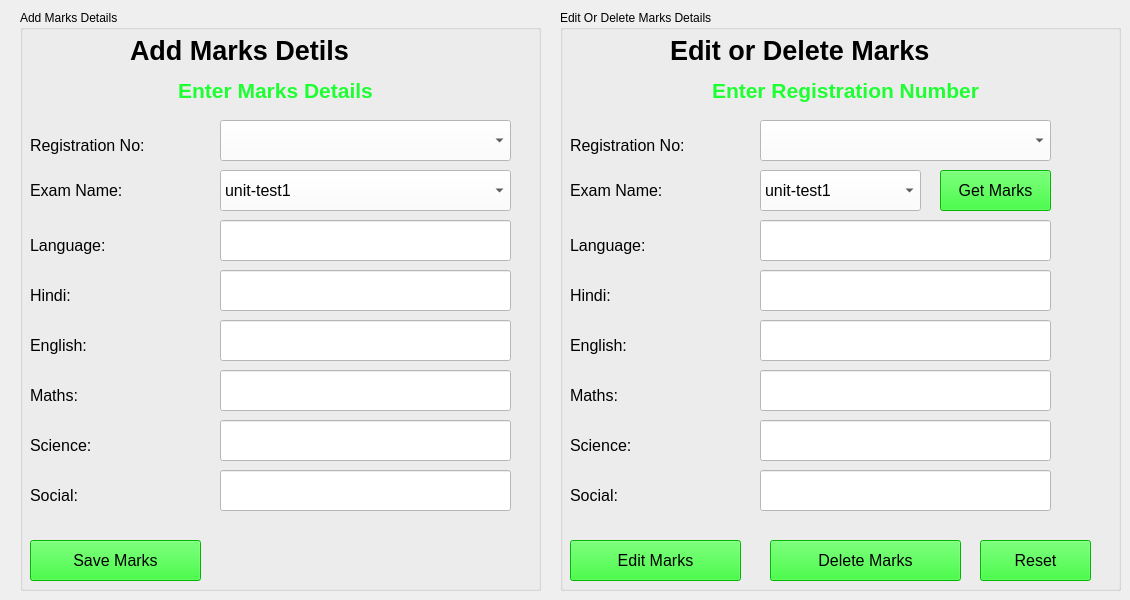
    <widget class="QWidget" name="tab_4">
     <attribute name="title">
      <string>Add Marks</string>
     </attribute>
     <widget class="QGroupBox" name="groupBox">
      <property name="geometry">
       <rect>
        <x>20</x>
        <y>10</y>
        <width>521</width>
        <height>581</height>
       </rect>
      </property>
      <property name="title">
       <string>Add Marks Details</string>
      </property>
      <widget class="QLabel" name="label_31">
       <property name="geometry">
        <rect>
         <x>110</x>
         <y>20</y>
         <width>321</width>
         <height>41</height>
        </rect>
       </property>
       <property name="text">
        <string>&lt;html&gt;&lt;head/&gt;&lt;body&gt;&lt;p&gt;&lt;span style=&quot; font-size:20pt; font-weight:600;&quot;&gt;Add Marks Detils&lt;/span&gt;&lt;/p&gt;&lt;/body&gt;&lt;/html&gt;</string>
       </property>
      </widget>
      <widget class="QLabel" name="l41">
       <property name="geometry">
        <rect>
         <x>60</x>
         <y>60</y>
         <width>391</width>
         <height>41</height>
        </rect>
       </property>
       <property name="font">
        <font>
         <pointsize>18</pointsize>
        </font>
       </property>
       <property name="styleSheet">
        <string notr="true">
color: rgb(30, 255, 49);</string>
       </property>
       <property name="text">
        <string>&lt;html&gt;&lt;head/&gt;&lt;body&gt;&lt;p align=&quot;center&quot;&gt;&lt;span style=&quot; font-size:16pt; font-weight:600;&quot;&gt;Enter Marks Details&lt;/span&gt;&lt;/p&gt;&lt;/body&gt;&lt;/html&gt;</string>
       </property>
      </widget>
      <widget class="QComboBox" name="txt41">
       <property name="geometry">
        <rect>
         <x>200</x>
         <y>110</y>
         <width>291</width>
         <height>41</height>
        </rect>
       </property>
       <property name="font">
        <font>
         <pointsize>12</pointsize>
        </font>
       </property>
       <property name="styleSheet">
        <string notr="true">background-color: rgb(255, 255, 255);</string>
       </property>
      </widget>
      <widget class="QLabel" name="label_33">
       <property name="geometry">
        <rect>
         <x>10</x>
         <y>120</y>
         <width>181</width>
         <height>31</height>
        </rect>
       </property>
       <property name="text">
        <string>&lt;html&gt;&lt;head/&gt;&lt;body&gt;&lt;p&gt;&lt;span style=&quot; font-size:12pt;&quot;&gt;Registration No:&lt;/span&gt;&lt;/p&gt;&lt;/body&gt;&lt;/html&gt;</string>
       </property>
      </widget>
      <widget class="QLabel" name="label_34">
       <property name="geometry">
        <rect>
         <x>10</x>
         <y>170</y>
         <width>111</width>
         <height>21</height>
        </rect>
       </property>
       <property name="text">
        <string>&lt;html&gt;&lt;head/&gt;&lt;body&gt;&lt;p&gt;&lt;span style=&quot; font-size:12pt;&quot;&gt;Exam Name:&lt;/span&gt;&lt;/p&gt;&lt;/body&gt;&lt;/html&gt;</string>
       </property>
      </widget>
      <widget class="QLabel" name="label_35">
       <property name="geometry">
        <rect>
         <x>10</x>
         <y>220</y>
         <width>111</width>
         <height>31</height>
        </rect>
       </property>
       <property name="text">
        <string>&lt;html&gt;&lt;head/&gt;&lt;body&gt;&lt;p&gt;&lt;span style=&quot; font-size:12pt;&quot;&gt;Language:&lt;/span&gt;&lt;/p&gt;&lt;/body&gt;&lt;/html&gt;</string>
       </property>
      </widget>
      <widget class="QLineEdit" name="txt43">
       <property name="geometry">
        <rect>
         <x>200</x>
         <y>210</y>
         <width>291</width>
         <height>41</height>
        </rect>
       </property>
       <property name="font">
        <font>
         <pointsize>12</pointsize>
        </font>
       </property>
       <property name="styleSheet">
        <string notr="true">background-color: rgb(255, 255, 255);</string>
       </property>
       <property name="echoMode">
        <enum>QLineEdit::Normal</enum>
       </property>
      </widget>
      <widget class="QLabel" name="label_36">
       <property name="geometry">
        <rect>
         <x>10</x>
         <y>270</y>
         <width>111</width>
         <height>31</height>
        </rect>
       </property>
       <property name="text">
        <string>&lt;html&gt;&lt;head/&gt;&lt;body&gt;&lt;p&gt;&lt;span style=&quot; font-size:12pt;&quot;&gt;Hindi:&lt;/span&gt;&lt;/p&gt;&lt;/body&gt;&lt;/html&gt;</string>
       </property>
      </widget>
      <widget class="QLineEdit" name="txt44">
       <property name="geometry">
        <rect>
         <x>200</x>
         <y>260</y>
         <width>291</width>
         <height>41</height>
        </rect>
       </property>
       <property name="font">
        <font>
         <pointsize>12</pointsize>
        </font>
       </property>
       <property name="styleSheet">
        <string notr="true">background-color: rgb(255, 255, 255);</string>
       </property>
       <property name="echoMode">
        <enum>QLineEdit::Normal</enum>
       </property>
      </widget>
      <widget class="QLabel" name="label_37">
       <property name="geometry">
        <rect>
         <x>10</x>
         <y>320</y>
         <width>111</width>
         <height>31</height>
        </rect>
       </property>
       <property name="text">
        <string>&lt;html&gt;&lt;head/&gt;&lt;body&gt;&lt;p&gt;&lt;span style=&quot; font-size:12pt;&quot;&gt;English:&lt;/span&gt;&lt;/p&gt;&lt;/body&gt;&lt;/html&gt;</string>
       </property>
      </widget>
      <widget class="QLineEdit" name="txt45">
       <property name="geometry">
        <rect>
         <x>200</x>
         <y>310</y>
         <width>291</width>
         <height>41</height>
        </rect>
       </property>
       <property name="font">
        <font>
         <pointsize>12</pointsize>
        </font>
       </property>
       <property name="styleSheet">
        <string notr="true">background-color: rgb(255, 255, 255);</string>
       </property>
       <property name="echoMode">
        <enum>QLineEdit::Normal</enum>
       </property>
      </widget>
      <widget class="QLabel" name="label_38">
       <property name="geometry">
        <rect>
         <x>10</x>
         <y>370</y>
         <width>111</width>
         <height>31</height>
        </rect>
       </property>
       <property name="text">
        <string>&lt;html&gt;&lt;head/&gt;&lt;body&gt;&lt;p&gt;&lt;span style=&quot; font-size:12pt;&quot;&gt;Maths:&lt;/span&gt;&lt;/p&gt;&lt;/body&gt;&lt;/html&gt;</string>
       </property>
      </widget>
      <widget class="QLineEdit" name="txt46">
       <property name="geometry">
        <rect>
         <x>200</x>
         <y>360</y>
         <width>291</width>
         <height>41</height>
        </rect>
       </property>
       <property name="font">
        <font>
         <pointsize>12</pointsize>
        </font>
       </property>
       <property name="styleSheet">
        <string notr="true">background-color: rgb(255, 255, 255);</string>
       </property>
       <property name="echoMode">
        <enum>QLineEdit::Normal</enum>
       </property>
      </widget>
      <widget class="QLabel" name="label_39">
       <property name="geometry">
        <rect>
         <x>10</x>
         <y>420</y>
         <width>111</width>
         <height>31</height>
        </rect>
       </property>
       <property name="text">
        <string>&lt;html&gt;&lt;head/&gt;&lt;body&gt;&lt;p&gt;&lt;span style=&quot; font-size:12pt;&quot;&gt;Science:&lt;/span&gt;&lt;/p&gt;&lt;/body&gt;&lt;/html&gt;</string>
       </property>
      </widget>
      <widget class="QLineEdit" name="txt47">
       <property name="geometry">
        <rect>
         <x>200</x>
         <y>410</y>
         <width>291</width>
         <height>41</height>
        </rect>
       </property>
       <property name="font">
        <font>
         <pointsize>12</pointsize>
        </font>
       </property>
       <property name="styleSheet">
        <string notr="true">background-color: rgb(255, 255, 255);</string>
       </property>
       <property name="echoMode">
        <enum>QLineEdit::Normal</enum>
       </property>
      </widget>
      <widget class="QLabel" name="label_40">
       <property name="geometry">
        <rect>
         <x>10</x>
         <y>470</y>
         <width>111</width>
         <height>31</height>
        </rect>
       </property>
       <property name="text">
        <string>&lt;html&gt;&lt;head/&gt;&lt;body&gt;&lt;p&gt;&lt;span style=&quot; font-size:12pt;&quot;&gt;Social:&lt;/span&gt;&lt;/p&gt;&lt;/body&gt;&lt;/html&gt;</string>
       </property>
      </widget>
      <widget class="QLineEdit" name="txt48">
       <property name="geometry">
        <rect>
         <x>200</x>
         <y>460</y>
         <width>291</width>
         <height>41</height>
        </rect>
       </property>
       <property name="font">
        <font>
         <pointsize>12</pointsize>
        </font>
       </property>
       <property name="styleSheet">
        <string notr="true">background-color: rgb(255, 255, 255);</string>
       </property>
       <property name="echoMode">
        <enum>QLineEdit::Normal</enum>
       </property>
      </widget>
      <widget class="QPushButton" name="b41">
       <property name="geometry">
        <rect>
         <x>10</x>
         <y>530</y>
         <width>171</width>
         <height>41</height>
        </rect>
       </property>
       <property name="font">
        <font>
         <pointsize>12</pointsize>
        </font>
       </property>
       <property name="styleSheet">
        <string notr="true">background-color: rgb(0, 255, 0);</string>
       </property>
       <property name="text">
        <string>Save Marks</string>
       </property>
      </widget>
      <widget class="QComboBox" name="txt42">
       <property name="geometry">
        <rect>
         <x>200</x>
         <y>160</y>
         <width>291</width>
         <height>41</height>
        </rect>
       </property>
       <property name="font">
        <font>
         <pointsize>12</pointsize>
        </font>
       </property>
       <property name="styleSheet">
        <string notr="true">background-color: rgb(255, 255, 255);</string>
       </property>
       <item>
        <property name="text">
         <string>unit-test1</string>
        </property>
       </item>
       <item>
        <property name="text">
         <string>unit-test2</string>
        </property>
       </item>
       <item>
        <property name="text">
         <string>quarterly</string>
        </property>
       </item>
       <item>
        <property name="text">
         <string>halfyearly</string>
        </property>
       </item>
       <item>
        <property name="text">
         <string>annuarly</string>
        </property>
       </item>
      </widget>
     </widget>
     <widget class="QGroupBox" name="groupBox_2">
      <property name="geometry">
       <rect>
        <x>560</x>
        <y>10</y>
        <width>561</width>
        <height>581</height>
       </rect>
      </property>
      <property name="title">
       <string>Edit Or Delete Marks Details</string>
      </property>
      <widget class="QLabel" name="label_41">
       <property name="geometry">
        <rect>
         <x>110</x>
         <y>20</y>
         <width>351</width>
         <height>41</height>
        </rect>
       </property>
       <property name="text">
        <string>&lt;html&gt;&lt;head/&gt;&lt;body&gt;&lt;p&gt;&lt;span style=&quot; font-size:20pt; font-weight:600;&quot;&gt;Edit or Delete Marks&lt;/span&gt;&lt;/p&gt;&lt;/body&gt;&lt;/html&gt;</string>
       </property>
      </widget>
      <widget class="QLabel" name="l42">
       <property name="geometry">
        <rect>
         <x>40</x>
         <y>60</y>
         <width>491</width>
         <height>41</height>
        </rect>
       </property>
       <property name="font">
        <font>
         <pointsize>18</pointsize>
        </font>
       </property>
       <property name="styleSheet">
        <string notr="true">
color: rgb(30, 255, 49);</string>
       </property>
       <property name="text">
        <string>&lt;html&gt;&lt;head/&gt;&lt;body&gt;&lt;p align=&quot;center&quot;&gt;&lt;span style=&quot; font-size:16pt; font-weight:600;&quot;&gt;Enter Registration Number&lt;/span&gt;&lt;/p&gt;&lt;/body&gt;&lt;/html&gt;</string>
       </property>
      </widget>
      <widget class="QComboBox" name="txt49">
       <property name="geometry">
        <rect>
         <x>200</x>
         <y>110</y>
         <width>291</width>
         <height>41</height>
        </rect>
       </property>
       <property name="font">
        <font>
         <pointsize>12</pointsize>
        </font>
       </property>
       <property name="styleSheet">
        <string notr="true">background-color: rgb(255, 255, 255);</string>
       </property>
      </widget>
      <widget class="QLabel" name="label_43">
       <property name="geometry">
        <rect>
         <x>10</x>
         <y>120</y>
         <width>181</width>
         <height>31</height>
        </rect>
       </property>
       <property name="text">
        <string>&lt;html&gt;&lt;head/&gt;&lt;body&gt;&lt;p&gt;&lt;span style=&quot; font-size:12pt;&quot;&gt;Registration No:&lt;/span&gt;&lt;/p&gt;&lt;/body&gt;&lt;/html&gt;</string>
       </property>
      </widget>
      <widget class="QLabel" name="label_44">
       <property name="geometry">
        <rect>
         <x>10</x>
         <y>170</y>
         <width>111</width>
         <height>21</height>
        </rect>
       </property>
       <property name="text">
        <string>&lt;html&gt;&lt;head/&gt;&lt;body&gt;&lt;p&gt;&lt;span style=&quot; font-size:12pt;&quot;&gt;Exam Name:&lt;/span&gt;&lt;/p&gt;&lt;/body&gt;&lt;/html&gt;</string>
       </property>
      </widget>
      <widget class="QLabel" name="label_45">
       <property name="geometry">
        <rect>
         <x>10</x>
         <y>220</y>
         <width>111</width>
         <height>31</height>
        </rect>
       </property>
       <property name="text">
        <string>&lt;html&gt;&lt;head/&gt;&lt;body&gt;&lt;p&gt;&lt;span style=&quot; font-size:12pt;&quot;&gt;Language:&lt;/span&gt;&lt;/p&gt;&lt;/body&gt;&lt;/html&gt;</string>
       </property>
      </widget>
      <widget class="QLineEdit" name="txt411">
       <property name="geometry">
        <rect>
         <x>200</x>
         <y>210</y>
         <width>291</width>
         <height>41</height>
        </rect>
       </property>
       <property name="font">
        <font>
         <pointsize>12</pointsize>
        </font>
       </property>
       <property name="styleSheet">
        <string notr="true">background-color: rgb(255, 255, 255);</string>
       </property>
       <property name="echoMode">
        <enum>QLineEdit::Normal</enum>
       </property>
      </widget>
      <widget class="QLabel" name="label_46">
       <property name="geometry">
        <rect>
         <x>10</x>
         <y>270</y>
         <width>111</width>
         <height>31</height>
        </rect>
       </property>
       <property name="text">
        <string>&lt;html&gt;&lt;head/&gt;&lt;body&gt;&lt;p&gt;&lt;span style=&quot; font-size:12pt;&quot;&gt;Hindi:&lt;/span&gt;&lt;/p&gt;&lt;/body&gt;&lt;/html&gt;</string>
       </property>
      </widget>
      <widget class="QLineEdit" name="txt412">
       <property name="geometry">
        <rect>
         <x>200</x>
         <y>260</y>
         <width>291</width>
         <height>41</height>
        </rect>
       </property>
       <property name="font">
        <font>
         <pointsize>12</pointsize>
        </font>
       </property>
       <property name="styleSheet">
        <string notr="true">background-color: rgb(255, 255, 255);</string>
       </property>
       <property name="echoMode">
        <enum>QLineEdit::Normal</enum>
       </property>
      </widget>
      <widget class="QLabel" name="label_47">
       <property name="geometry">
        <rect>
         <x>10</x>
         <y>320</y>
         <width>111</width>
         <height>31</height>
        </rect>
       </property>
       <property name="text">
        <string>&lt;html&gt;&lt;head/&gt;&lt;body&gt;&lt;p&gt;&lt;span style=&quot; font-size:12pt;&quot;&gt;English:&lt;/span&gt;&lt;/p&gt;&lt;/body&gt;&lt;/html&gt;</string>
       </property>
      </widget>
      <widget class="QLineEdit" name="txt413">
       <property name="geometry">
        <rect>
         <x>200</x>
         <y>310</y>
         <width>291</width>
         <height>41</height>
        </rect>
       </property>
       <property name="font">
        <font>
         <pointsize>12</pointsize>
        </font>
       </property>
       <property name="styleSheet">
        <string notr="true">background-color: rgb(255, 255, 255);</string>
       </property>
       <property name="echoMode">
        <enum>QLineEdit::Normal</enum>
       </property>
      </widget>
      <widget class="QLabel" name="label_48">
       <property name="geometry">
        <rect>
         <x>10</x>
         <y>370</y>
         <width>111</width>
         <height>31</height>
        </rect>
       </property>
       <property name="text">
        <string>&lt;html&gt;&lt;head/&gt;&lt;body&gt;&lt;p&gt;&lt;span style=&quot; font-size:12pt;&quot;&gt;Maths:&lt;/span&gt;&lt;/p&gt;&lt;/body&gt;&lt;/html&gt;</string>
       </property>
      </widget>
      <widget class="QLineEdit" name="txt414">
       <property name="geometry">
        <rect>
         <x>200</x>
         <y>360</y>
         <width>291</width>
         <height>41</height>
        </rect>
       </property>
       <property name="font">
        <font>
         <pointsize>12</pointsize>
        </font>
       </property>
       <property name="styleSheet">
        <string notr="true">background-color: rgb(255, 255, 255);</string>
       </property>
       <property name="echoMode">
        <enum>QLineEdit::Normal</enum>
       </property>
      </widget>
      <widget class="QLabel" name="label_49">
       <property name="geometry">
        <rect>
         <x>10</x>
         <y>420</y>
         <width>111</width>
         <height>31</height>
        </rect>
       </property>
       <property name="text">
        <string>&lt;html&gt;&lt;head/&gt;&lt;body&gt;&lt;p&gt;&lt;span style=&quot; font-size:12pt;&quot;&gt;Science:&lt;/span&gt;&lt;/p&gt;&lt;/body&gt;&lt;/html&gt;</string>
       </property>
      </widget>
      <widget class="QLineEdit" name="txt415">
       <property name="geometry">
        <rect>
         <x>200</x>
         <y>410</y>
         <width>291</width>
         <height>41</height>
        </rect>
       </property>
       <property name="font">
        <font>
         <pointsize>12</pointsize>
        </font>
       </property>
       <property name="styleSheet">
        <string notr="true">background-color: rgb(255, 255, 255);</string>
       </property>
       <property name="echoMode">
        <enum>QLineEdit::Normal</enum>
       </property>
      </widget>
      <widget class="QLabel" name="label_50">
       <property name="geometry">
        <rect>
         <x>10</x>
         <y>470</y>
         <width>111</width>
         <height>31</height>
        </rect>
       </property>
       <property name="text">
        <string>&lt;html&gt;&lt;head/&gt;&lt;body&gt;&lt;p&gt;&lt;span style=&quot; font-size:12pt;&quot;&gt;Social:&lt;/span&gt;&lt;/p&gt;&lt;/body&gt;&lt;/html&gt;</string>
       </property>
      </widget>
      <widget class="QLineEdit" name="txt416">
       <property name="geometry">
        <rect>
         <x>200</x>
         <y>460</y>
         <width>291</width>
         <height>41</height>
        </rect>
       </property>
       <property name="font">
        <font>
         <pointsize>12</pointsize>
        </font>
       </property>
       <property name="styleSheet">
        <string notr="true">background-color: rgb(255, 255, 255);</string>
       </property>
       <property name="echoMode">
        <enum>QLineEdit::Normal</enum>
       </property>
      </widget>
      <widget class="QPushButton" name="b43">
       <property name="geometry">
        <rect>
         <x>10</x>
         <y>530</y>
         <width>171</width>
         <height>41</height>
        </rect>
       </property>
       <property name="font">
        <font>
         <pointsize>12</pointsize>
        </font>
       </property>
       <property name="styleSheet">
        <string notr="true">background-color: rgb(0, 255, 0);</string>
       </property>
       <property name="text">
        <string>Edit Marks</string>
       </property>
      </widget>
      <widget class="QPushButton" name="b42">
       <property name="geometry">
        <rect>
         <x>380</x>
         <y>160</y>
         <width>111</width>
         <height>41</height>
        </rect>
       </property>
       <property name="font">
        <font>
         <pointsize>12</pointsize>
        </font>
       </property>
       <property name="styleSheet">
        <string notr="true">background-color: rgb(0, 255, 0);</string>
       </property>
       <property name="text">
        <string>Get Marks</string>
       </property>
      </widget>
      <widget class="QPushButton" name="b44">
       <property name="geometry">
        <rect>
         <x>210</x>
         <y>530</y>
         <width>191</width>
         <height>41</height>
        </rect>
       </property>
       <property name="font">
        <font>
         <pointsize>12</pointsize>
        </font>
       </property>
       <property name="styleSheet">
        <string notr="true">background-color: rgb(0, 255, 0);</string>
       </property>
       <property name="text">
        <string>Delete Marks</string>
       </property>
      </widget>
      <widget class="QComboBox" name="txt410">
       <property name="geometry">
        <rect>
         <x>200</x>
         <y>160</y>
         <width>161</width>
         <height>41</height>
        </rect>
       </property>
       <property name="font">
        <font>
         <pointsize>12</pointsize>
        </font>
       </property>
       <property name="styleSheet">
        <string notr="true">background-color: rgb(255, 255, 255);</string>
       </property>
       <item>
        <property name="text">
         <string>unit-test1</string>
        </property>
       </item>
       <item>
        <property name="text">
         <string>unit-test2</string>
        </property>
       </item>
       <item>
        <property name="text">
         <string>quarterly</string>
        </property>
       </item>
       <item>
        <property name="text">
         <string>halfyearly</string>
        </property>
       </item>
       <item>
        <property name="text">
         <string>annuarly</string>
        </property>
       </item>
      </widget>
      <widget class="QPushButton" name="b45">
       <property name="geometry">
        <rect>
         <x>420</x>
         <y>530</y>
         <width>111</width>
         <height>41</height>
        </rect>
       </property>
       <property name="font">
        <font>
         <pointsize>12</pointsize>
        </font>
       </property>
       <property name="styleSheet">
        <string notr="true">background-color: rgb(0, 255, 0);</string>
       </property>
       <property name="text">
        <string>Reset</string>
       </property>
      </widget>
     </widget>
    </widget>
